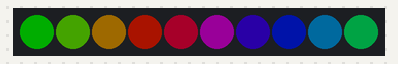
A program run on a simulated CircuitPython board. On the bench: 10 RGB LEDs in strip order, left to right. Dim RGB values are drawn brighter than linear.

Above: at 0.15 s.
At 4.66 s:
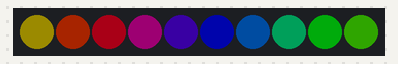
At 9.77 s:
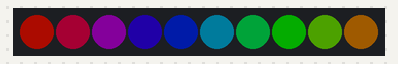
At 19.7 s:
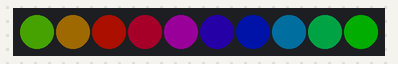
At 29.63 s:
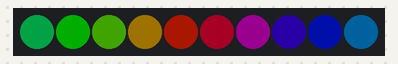
At 39.56 s:
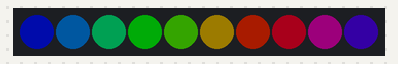

The program:

swirl_a_la_Trinket.py
```python
# Adafruit Industries - from Trinket M0 (as shipped, modified and shortened)
# for CPX which uses board.D8 for the inbuilt array of 10 NeoPixels

import board
import time
import neopixel

NUMPIXELS = 10
neopixels = neopixel.NeoPixel(board.D8, NUMPIXELS, brightness=0.2, auto_write=False)

######################### HELPERS ##############################

# Helper to give us a nice color swirl
def wheel(pos):
    # Input a value 0 to 255 to get a color value.
    # The colours are a transition r - g - b - back to r.
    if (pos < 0):
        return [0, 0, 0]
    if (pos > 255):
        return [0, 0, 0]
    if (pos < 85):
        return [int(pos * 3), int(255 - (pos*3)), 0]
    elif (pos < 170):
        pos -= 85
        return [int(255 - pos*3), 0, int(pos*3)]
    else:
        pos -= 170
        return [0, int(pos*3), int(255 - pos*3)]

######################### MAIN LOOP ##############################

i = 0
while True:
    # also make the neopixels swirl around
    for p in range(NUMPIXELS):
        idx = int ((p * 256 / NUMPIXELS) + i)
        neopixels[p] = wheel(idx & 255)
    neopixels.show()

    i = (i+1) % 256  # run from 0 to 255
    #time.sleep(1.99) # make bigger to slow down
    time.sleep(0.001)
```
